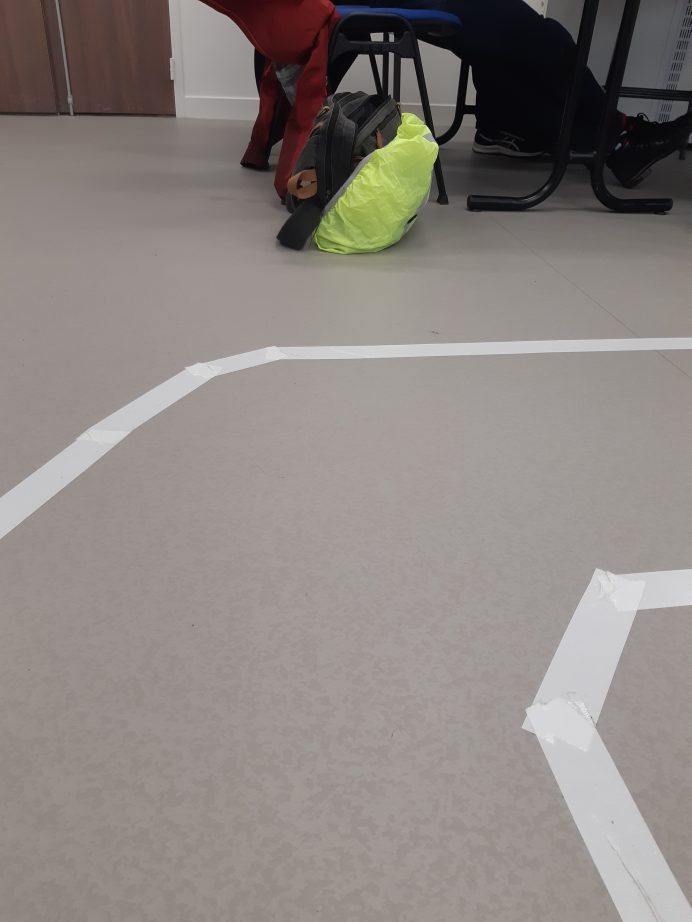
#> input picture src/LineFollower/test4.jpg, 3456 x 4608 px (shown at 1/5 size)
$ python line_followerv.py
#> lines starting #> are read from the running program, lines starting #| are printed output that depends on the picture; after the words box and inside, x2 and y2 are one past the last pixel; in counts of white or black regions, pixels touching at a corner belong together; long printed decimals are rounded
import cv2
import numpy as np
import math
import serial
import os
# import picamera
# import picamera.array

threshold1 = 85
threshold2 = 85
theta=0

minLineLength = 10
maxLineGap = 10
k_width = 5
k_height = 5
max_slider = 10

# Read Image
image = cv2.imread(os.path.join(os.path.dirname(__file__), 'test4.jpg'))
#> image is the input picture: shape (4608, 3456, 3); mean B, G, R 128.2, 132.1, 138.6
image_size = image.shape
#> image_size = (4608, 3456, 3)
r_height = int(image_size[0]/4)
#> r_height = 1152
r_width = int(image_size[1]/4)
#> r_width = 864
print(r_height, r_width)
#| 1152 864
# Resize image
image = cv2.resize(image,(r_height, r_width))
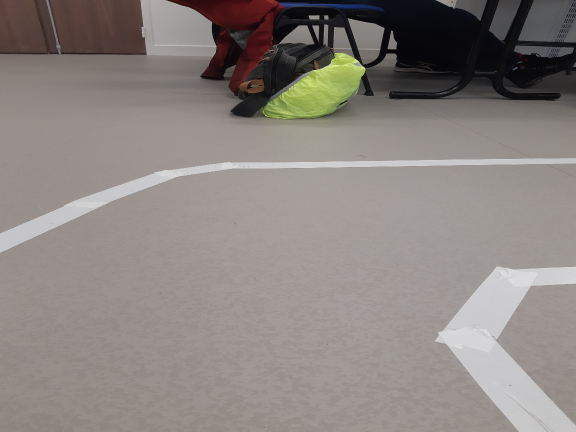
#> image: shape (864, 1152, 3) (shown at 1/2 size); mean B, G, R 128.2, 132.1, 138.6
print(image.shape)
#| (864, 1152, 3)
# Crop Image dive height by 2
image = image[int(r_width/2.75):r_width, :]
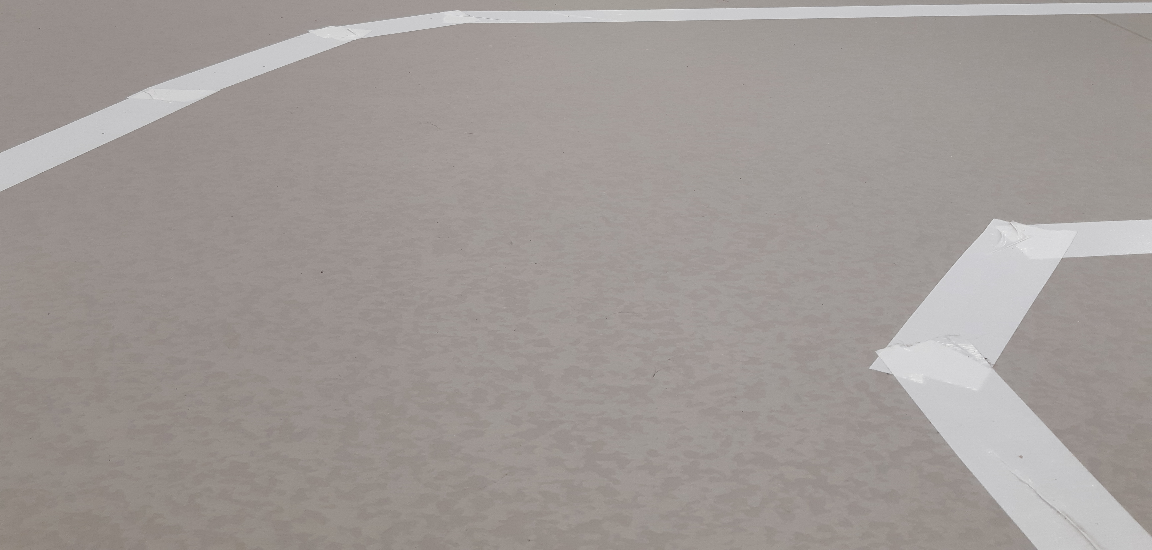
#> image: shape (550, 1152, 3); mean B, G, R 150.6, 153.7, 160.2
cv2.imshow("Original Image",image)
# Convert the image to gray-scale
gray = cv2.cvtColor(image, cv2.COLOR_BGR2GRAY)
# given input image, kernel width =5 height = 5, Gaussian kernel standard deviation
blurred = cv2.GaussianBlur(gray, (k_width, k_height), 0)
# Find the edges in the image using canny detector
edged = cv2.Canny(blurred, threshold1, threshold2)
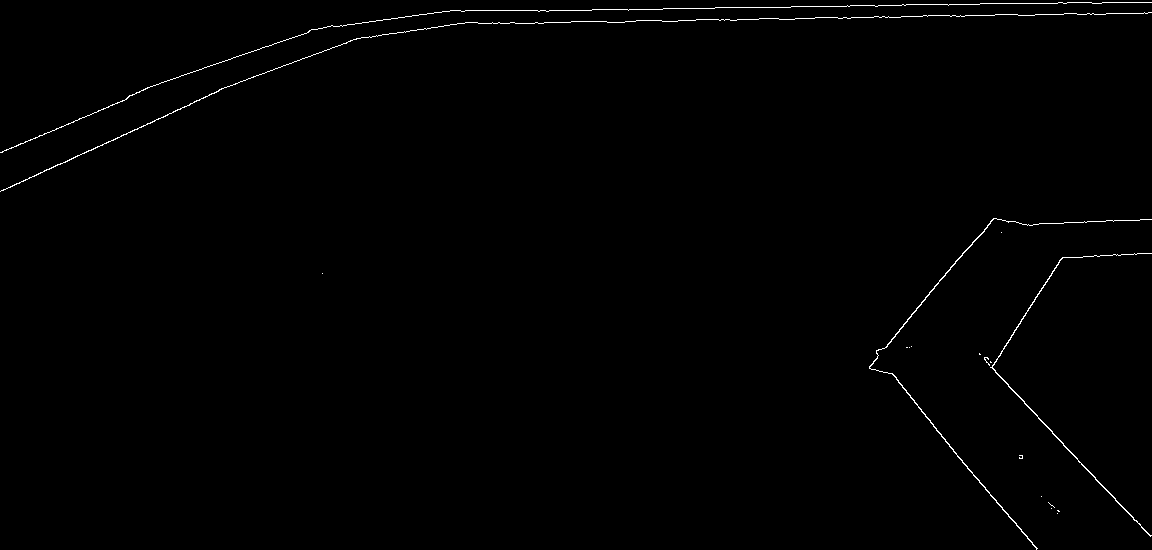
#> edged: shape (550, 1152); 0.61% white in thin lines or dots
# Detect points that form a line
lines = cv2.HoughLinesP(edged,1,np.pi/180,max_slider,minLineLength,maxLineGap)
#> lines = 75 rows, first 6: [901, 16, 922, 16], [992, 368, 1130, 515], [906, 4, 944, 4], [636, 20, 661, 20], [779, 19, 794, 19], [111, 105, 127, 98]
print(lines[0])
#| [[901  16 922  16]]
for x in range(0, len(lines)):
    for x1,y1,x2,y2 in lines[x]:
        cv2.line(image,(x1,y1),(x2,y2),(255,0,0),3)
        theta=theta+math.atan2((y2-y1),(x2-x1))
#> this loop made 75 passes
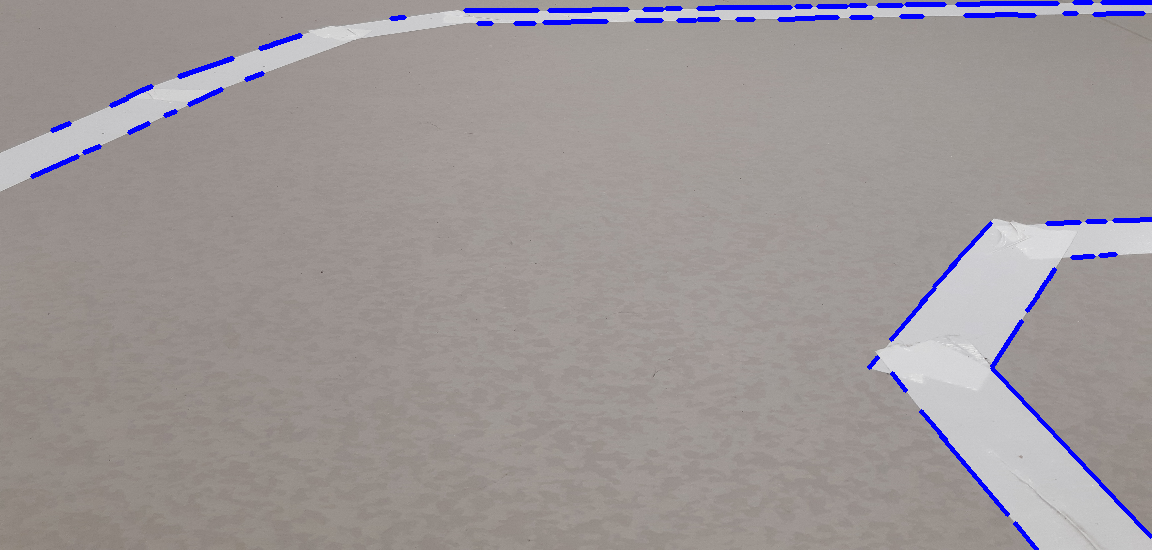
#> image: shape (550, 1152, 3); 1.7% of pixels changed, all inside (x1, y1, x2, y2) = (30, 0, 1152, 550)
#> after the loop, theta = -8.24
print(theta)
#| -8.241

threshold=5

if(theta>threshold):
       print("Go left")

if(theta<-threshold):
    print("Go right")

if(abs(theta)<threshold):
    print("Go straight")

theta=0
cv2.imshow("Gray Image",gray)
cv2.imshow("blurred",blurred)
cv2.imshow("Edged",edged)
cv2.imshow("Line Detection",image)
cv2.waitKey(0)
cv2.destroyAllWindows()

$ run again, with src/LineFollower/test1.jpg copied over src/LineFollower/test4.jpg
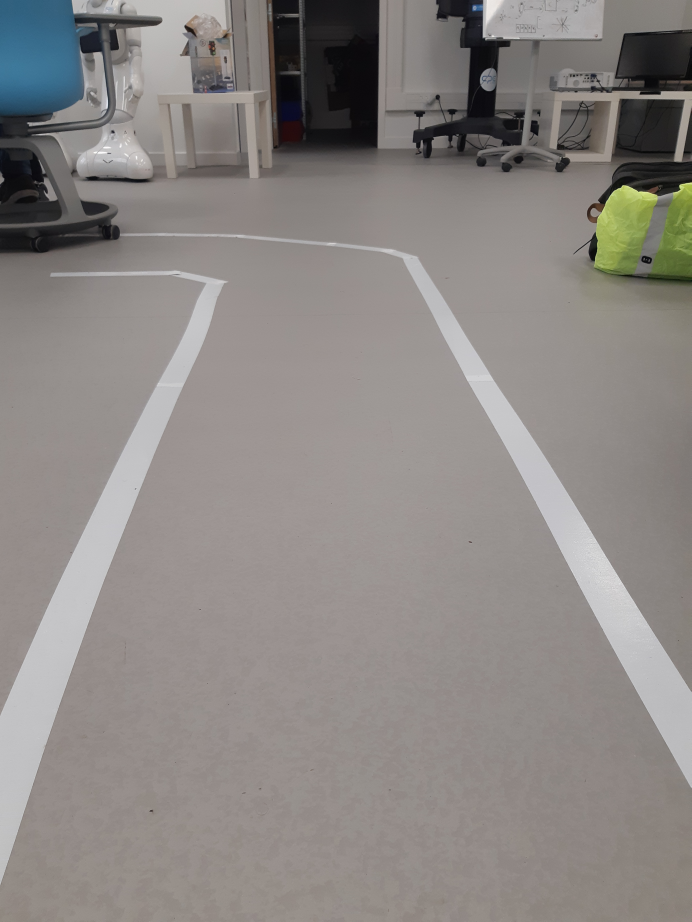
#> input picture src/LineFollower/test1.jpg, 3456 x 4608 px (shown at 1/5 size)
#> image is the input picture: shape (4608, 3456, 3); mean B, G, R 132.4, 135.1, 139.6
#| 1152 864
#| (864, 1152, 3)
#> `edged = cv2.Canny(blurred, threshold1, threshold2)`:
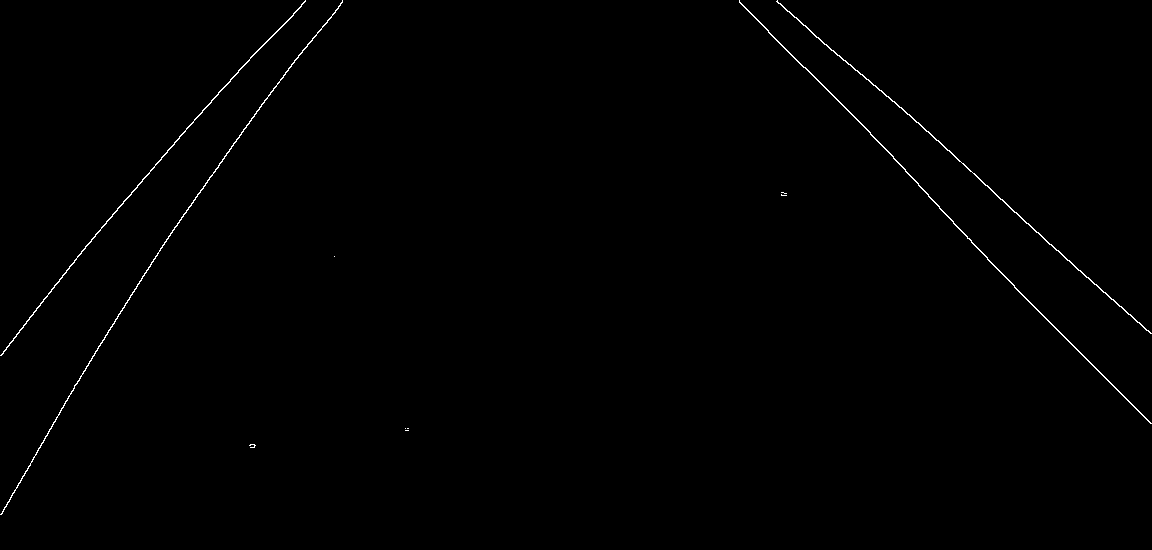
#> edged: shape (550, 1152); 0.49% white in thin lines or dots
#> lines = 57 rows, first 6: [953, 223, 1057, 330], [870, 134, 918, 183], [862, 74, 936, 139], [158, 161, 225, 85], [36, 452, 57, 417], [55, 285, 76, 259]
#| [[ 953  223 1057  330]]
#> the loop `for x in range(0, len(lines)):` made 57 passes
#> after the loop `for x in range(0, len(lines)):`:
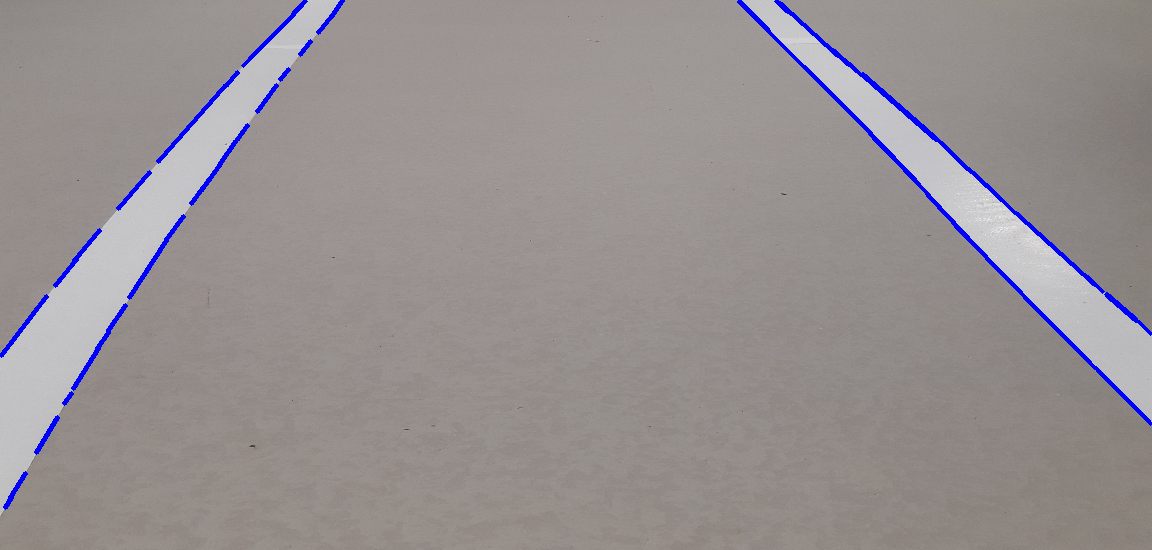
#> image: shape (550, 1152, 3); mean B, G, R 145.7, 144.7, 150.9
#> after the loop `for x in range(0, len(lines)):`: theta = -3.38
#| -3.382

$ run again, with src/LineFollower/test2.jpg copied over src/LineFollower/test4.jpg
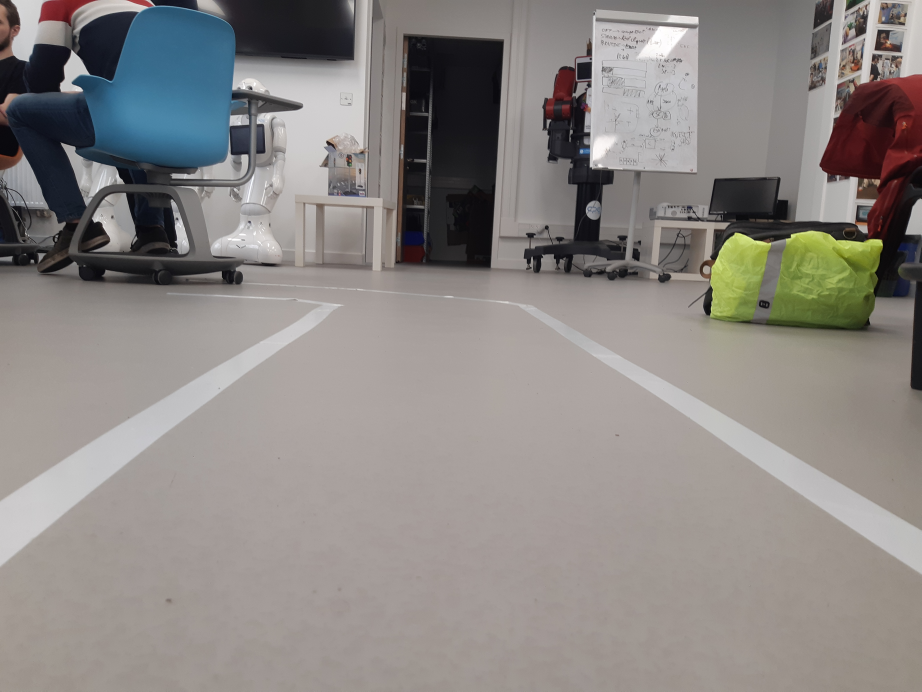
#> input picture src/LineFollower/test2.jpg, 4608 x 3456 px (shown at 1/5 size)
#> image is the input picture: shape (3456, 4608, 3); mean B, G, R 131.9, 134.8, 139.2
#| 864 1152
#| (1152, 864, 3)
#> `edged = cv2.Canny(blurred, threshold1, threshold2)`:
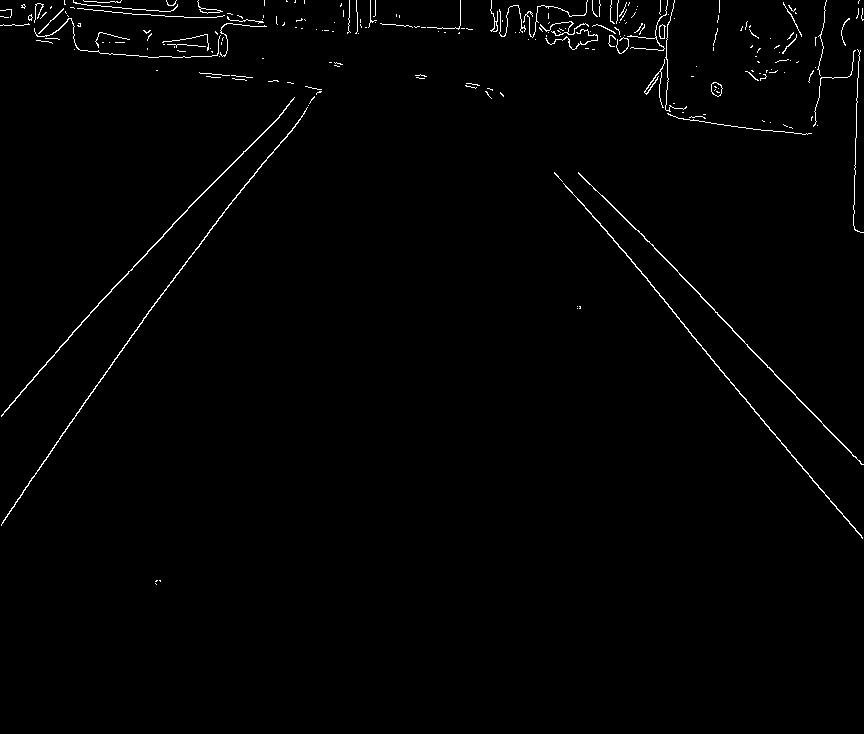
#> edged: shape (734, 864); 1.1% white in thin lines or dots, all inside (x1, y1, x2, y2) = (0, 0, 864, 585)
#> lines = 68 rows, first 6: [702, 348, 842, 514], [216, 221, 231, 203], [46, 457, 141, 322], [184, 17, 209, 17], [732, 330, 861, 464], [90, 312, 147, 253]
#| [[702 348 842 514]]
#> the loop `for x in range(0, len(lines)):` made 68 passes
#> after the loop `for x in range(0, len(lines)):`:
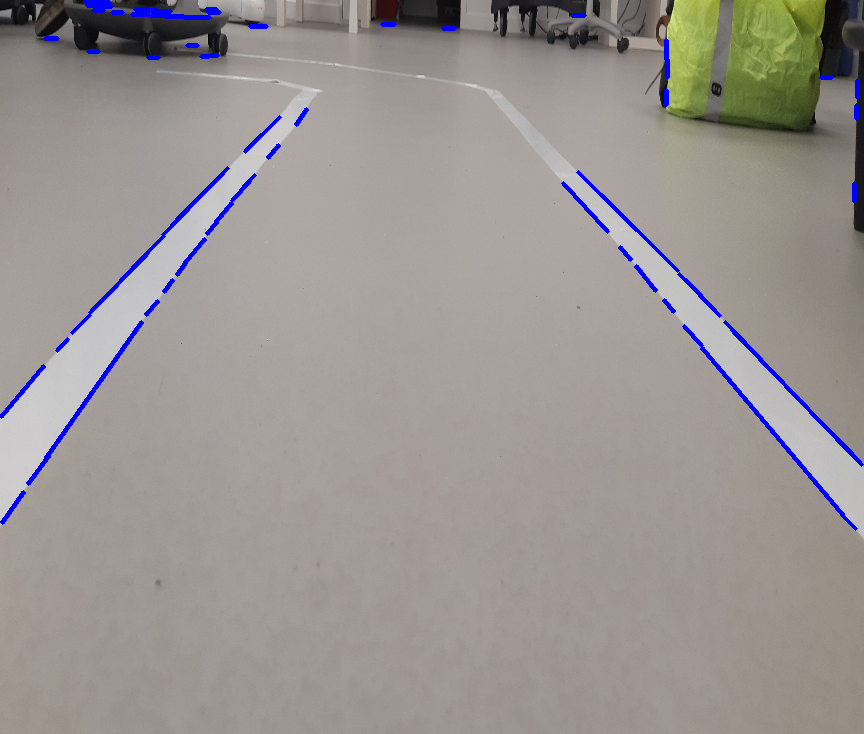
#> image: shape (734, 864, 3); mean B, G, R 146.4, 148.6, 155
#> after the loop `for x in range(0, len(lines)):`: theta = -12.23
#| -12.235

$ run again, with src/LineFollower/test3.jpg copied over src/LineFollower/test4.jpg
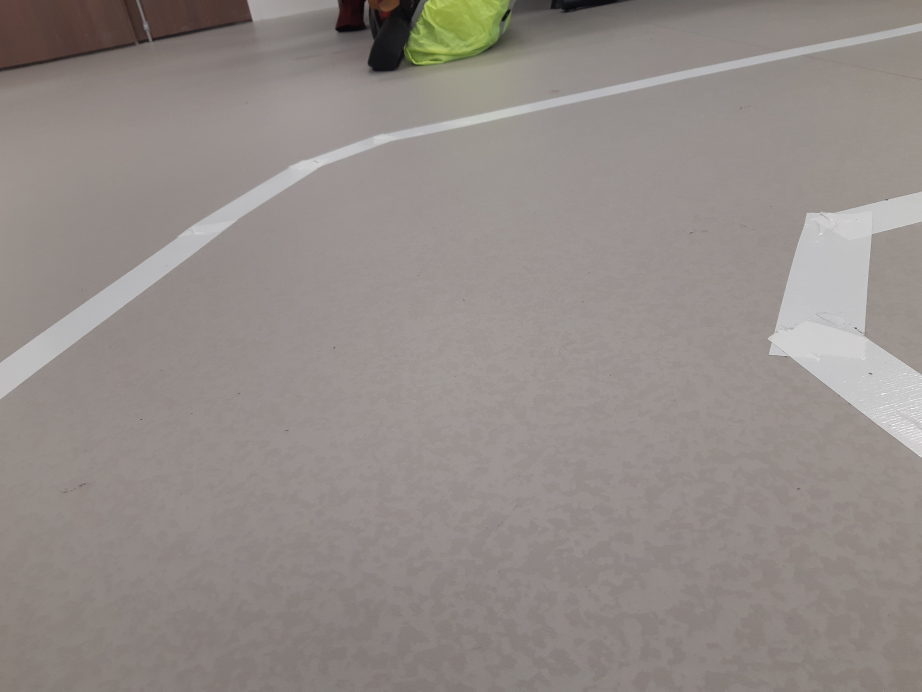
#> input picture src/LineFollower/test3.jpg, 4608 x 3456 px (shown at 1/5 size)
#> image is the input picture: shape (3456, 4608, 3); mean B, G, R 136.1, 140, 147.2
#| 864 1152
#| (1152, 864, 3)
#> `edged = cv2.Canny(blurred, threshold1, threshold2)`:
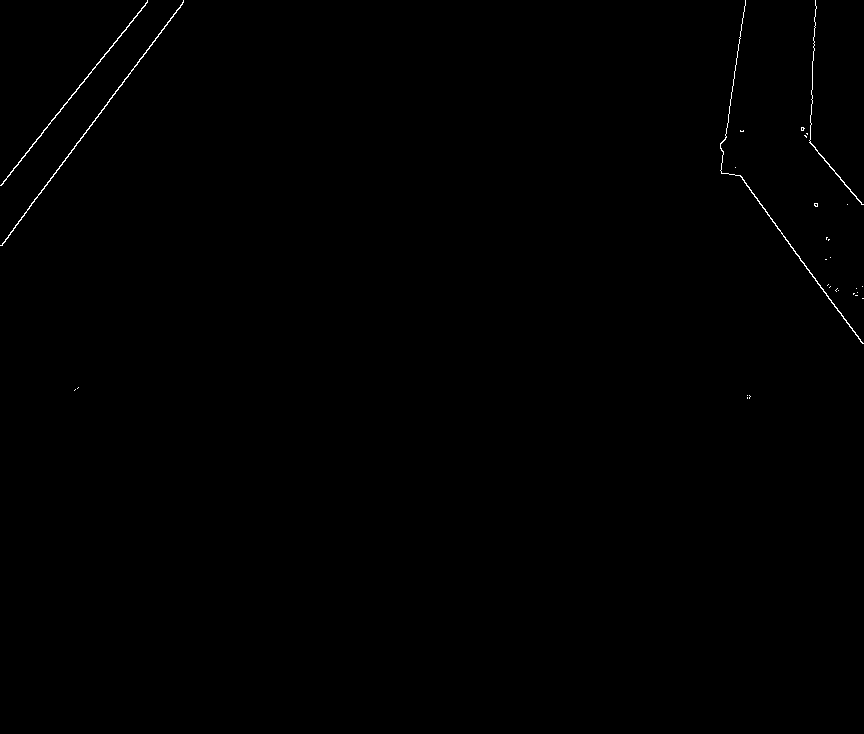
#> edged: shape (734, 864); 0.25% white in thin lines or dots, all inside (x1, y1, x2, y2) = (0, 0, 864, 399)
#> lines = 18 rows, first 6: [8, 235, 76, 145], [41, 133, 145, 5], [740, 175, 800, 258], [729, 112, 732, 86], [74, 146, 98, 116], [831, 302, 858, 336]
#| [[  8 235  76 145]]
#> the loop `for x in range(0, len(lines)):` made 18 passes
#> after the loop `for x in range(0, len(lines)):`:
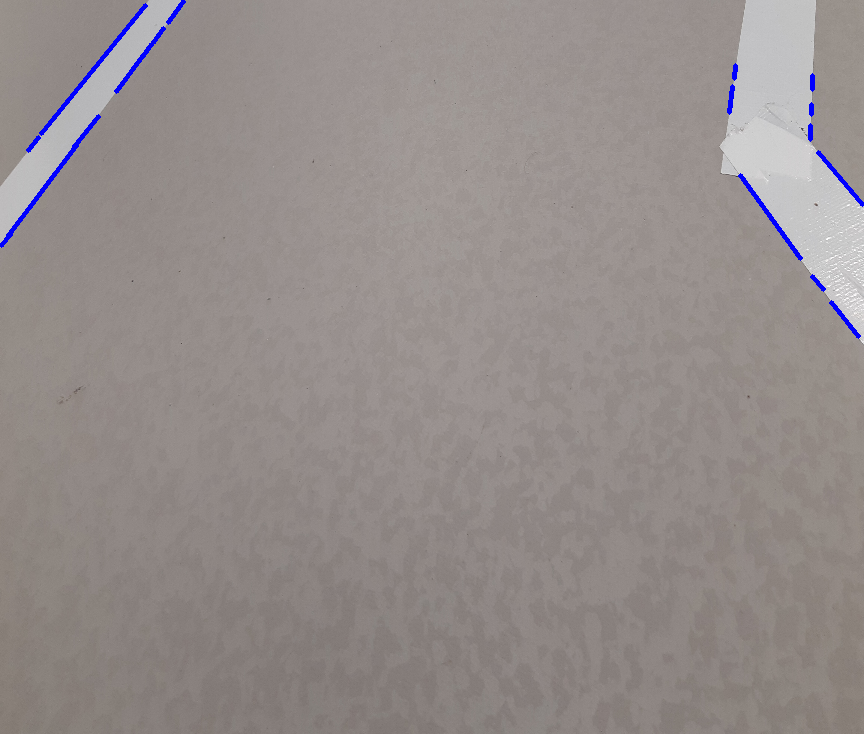
#> image: shape (734, 864, 3); mean B, G, R 139.5, 141.1, 148.6
#> after the loop `for x in range(0, len(lines)):`: theta = -12.36
#| -12.364
